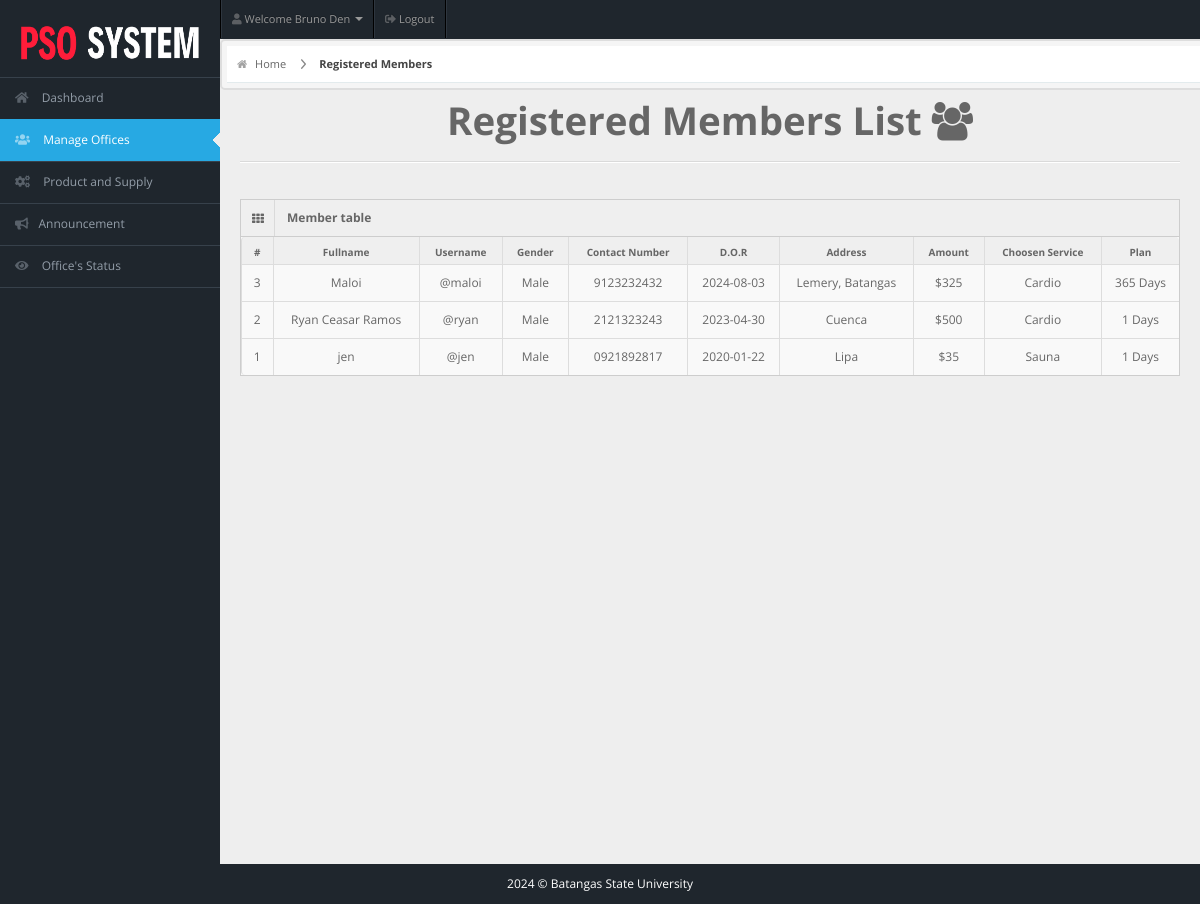
Page /staff/staff-pages/members.php (signed in) on the committed database.
### tables this page shows
CREATE TABLE IF NOT EXISTS `staffs` (
  `user_id` int NOT NULL AUTO_INCREMENT,
  `username` varchar(50) NOT NULL,
  `password` varchar(50) NOT NULL,
  `email` varchar(50) NOT NULL,
  `fullname` varchar(50) NOT NULL,
  `address` varchar(20) NOT NULL,
  `profile_picture` varchar(255) DEFAULT NULL,
  `designation` varchar(20) NOT NULL,
  `gender` varchar(10) NOT NULL,
  `contact` bigint NOT NULL,
  `dor` date NOT NULL,
  PRIMARY KEY (`user_id`)
);

CREATE TABLE IF NOT EXISTS `members` (
  `user_id` int NOT NULL AUTO_INCREMENT,
  `fullname` varchar(20) NOT NULL,
  `username` varchar(20) NOT NULL,
  `email` varchar(255) NOT NULL,
  `password` varchar(100) NOT NULL,
  `gender` varchar(20) NOT NULL,
  `dor` date NOT NULL,
  `profile_picture` varchar(255) DEFAULT NULL,
  `services` varchar(50) NOT NULL,
  `amount` int NOT NULL,
  `paid_date` date NOT NULL,
  `p_year` int NOT NULL,
  `plan` varchar(100) NOT NULL,
  `address` varchar(20) NOT NULL,
  `contact` varchar(10) NOT NULL,
  `status` varchar(20) NOT NULL DEFAULT 'Active',
  `attendance_count` int NOT NULL,
  `ini_weight` int NOT NULL DEFAULT '0',
  `curr_weight` int NOT NULL DEFAULT '0',
  `ini_bodytype` varchar(50) NOT NULL,
  `curr_bodytype` varchar(50) NOT NULL,
  `progress_date` date NOT NULL,
  `reminder` int NOT NULL DEFAULT '0',
  PRIMARY KEY (`user_id`)
);

### staff/staff-pages/members.php (the view, shortened to what this page needs)
<!DOCTYPE html>
<html lang="en">
<head>
  <link rel="stylesheet" href="../css/bootstrap.min.css" />
  <link rel="stylesheet" href="../css/bootstrap-responsive.min.css" />
  <link rel="stylesheet" href="../css/fullcalendar.css" />
  <link rel="stylesheet" href="../css/matrix-style.css" />
  <link rel="stylesheet" href="../css/matrix-media.css" />
  <link href="../font-awesome/css/font-awesome.css" rel="stylesheet" />
  <link rel="stylesheet" href="../css/jquery.gritter.css" />
  <link href="https://cdnjs.cloudflare.com/ajax/libs/font-awesome/5.15.4/css/all.min.css" rel="stylesheet">
</head>
<body>
  <?php include '../includes/header.php' ?>
  <?php $page = "member";
  include '../includes/sidebar.php' ?>
  <div id="content">
    <div id="content-header">
      <div id="breadcrumb"> <a href="#" title="Go to Home" class="tip-bottom"><i class="icon-home"></i> Home</a>
        <a href="#" class="current">Registered Members</a>
      </div>
    </div>
    <div class="container-fluid">
      <h1 class="text-center">Registered Members List <i class="icon icon-group"></i></h1>
      <hr>
      <div class="row-fluid">
        <div class="span12">
          <div class='widget-box'>
            <div class='widget-title'> <span class='icon'> <i class='icon-th'></i> </span>
              <h5>Member table</h5>
            </div>
            <div class='widget-content nopadding'>
              <?php
              $qry = "SELECT * FROM members ORDER BY dor DESC";
              $result = mysqli_query($conn, $qry);
              if ($result) {
                $total_members = mysqli_num_rows($result);
                $cnt = $total_members;
                echo "<table class='table table-bordered table-striped'>
                <thead>
                  <tr>
                    <th>#</th>
                    <th>Fullname</th>
                    <th>Username</th>
                    <th>Gender</th>
                    <th>Contact Number</th>
                    <th>D.O.R</th>
                    <th>Address</th>
                    <th>Amount</th>
                    <th>Choosen Service</th>
                    <th>Plan</th>
                  </tr>
                </thead>
                <tbody>";
                while ($row = mysqli_fetch_assoc($result)) {
                  echo "<tr>
                  <td><div class='text-center'>" . $cnt . "</div></td>
                  <td><div class='text-center'>" . $row['fullname'] . "</div></td>
                  <td><div class='text-center'>@" . $row['username'] . "</div></td>
                  <td><div class='text-center'>" . $row['gender'] . "</div></td>
                  <td><div class='text-center'>" . $row['contact'] . "</div></td>
                  <td><div class='text-center'>" . $row['dor'] . "</div></td>
                  <td><div class='text-center'>" . $row['address'] . "</div></td>
                  <td><div class='text-center'>$" . $row['amount'] . "</div></td>
                  <td><div class='text-center'>" . $row['services'] . "</div></td>
                  <td><div class='text-center'>" . $row['plan'] . " Days</div></td>
                  </tr>";
                  $cnt--;
                }
                echo "</tbody></table>";
              } else {
                echo "Error: " . mysqli_error($conn);
              }
              ?>
            </div>
          </div>
        </div>
      </div>
    </div>
  </div>
  <?php
  include '../includes/footer.php';
  ?>
</body>
</html>

### staff/includes/header.php (shortened to what this page needs)
<?php
$user_name = '';
if (isset($_SESSION['fullname'])) {
  $user_name = $_SESSION['fullname'];
} else {
  include "../dbcon.php";
  if (isset($_SESSION['user_id'])) {
    $user_id = $_SESSION['user_id'];
    $qry = "SELECT fullname FROM staffs WHERE user_id = '$user_id'";
    $result = mysqli_query($con, $qry);
    if ($result && $row = mysqli_fetch_assoc($result)) {
      $user_name = $row['fullname'];
    }
  }
}
?>
<div id="header">
  <img class="logo-large" src="../img/header_logo.png" alt="Logo" style="width: 200px; height: 80px;">
</div>
<div id="user-nav" class="navbar navbar-inverse">
  <ul class="nav right">
    <li class="dropdown" id="profile-messages">
      <a title="" href="#" data-toggle="dropdown" data-target="#profile-messages" class="dropdown-toggle">
        <i class="fas fa-user"></i> <span class="text"> Welcome <?php echo htmlspecialchars($user_name); ?> <b class="caret"></b>
      </a>
    </li>
    <li class="">
      <a title="" href="../logout.php">
        <i class="fas fa-sign-out-alt"></i> <span class="text">Logout</span>
      </a>
    </li>
  </ul>
</div>

### staff/css/matrix-style.css (style rules this page uses)
* { outline: none !important; -moz-outline: none !important; }
html, body { height: 100%; }
body { overflow-x: hidden; margin-top: -10px; font-family: "Open Sans", sans-serif; font-size: 12px; color: #666; }
a { color: #666; }
select, textarea, input[type="text"], input[type="password"], input[type="datetime"], input[type="datetime-local"], input[type="date"], input[type="month"], input[type="time"], input[type="week"], input[type="number"], input[type="email"], input[type="url"], input[type="search"], input[type="tel"], input[type="color"], .uneditable-input, .label, .dropdown-menu, .btn, .well, .progress, .table-bordered, .btn-group > .btn:first-child, .btn-group > .btn:last-child, .btn-group > .btn:last-child, .btn-group > .dropdown-toggle, .alert { border-radius: 0px; }
hr { border-top-color: #dadada; }
#header { height: 77px; position: relative; width: 100%; z-index: -9; }
#user-nav { position: absolute; left: 220px; top: 0px; z-index: 20; margin: 0; }
#user-nav > ul { margin: 0; padding: 0; list-style: none; border-right: 1px solid #2e363f; border-left: 1px solid #000; }
#user-nav > ul > li { float: left; list-style-type: none; margin: 0; position: relative; padding: 0; border-left: 1px solid #2e363f; border-right: 1px solid #000; }
#user-nav > ul > li > a { padding: 9px 10px; display: block; font-size: 11px; }
#user-nav > ul > li > a > i, #sidebar li a i { opacity: 0.5; margin-top: 2px; }
#content { background: none repeat scroll 0 0 #eeeeee; margin-left: 220px; margin-right: 0; padding-bottom: 25px; position: relative; min-height: 100%; width: auto; }
#content-header { position: abslute; width: 100%; margin-top: -38px; z-index: 20; }
#breadcrumb { background-color: #fff; border-bottom: 1px solid #e3ebed; }
#breadcrumb a { padding: 8px 20px 8px 10px; display: inline-block; background-image: url("../img/breadcrumb.png"); background-position: center right; background-repeat: no-repeat; font-size: 11px; color: #666666; }
#breadcrumb a:last-child { background-image: none; }
#breadcrumb a.current { font-weight: bold; color: #444444; }
#breadcrumb a i { margin-right: 5px; opacity: 0.6; }
.widget-box { background: none repeat scroll 0 0 #f9f9f9; border-left: 1px solid #cdcdcd; border-top: 1px solid #cdcdcd; border-right: 1px solid #cdcdcd; clear: both; margin-top: 16px; margin-bottom: 16px; position: relative; }
.widget-title, .modal-header, .table th, div.dataTables_wrapper .ui-widget-header { background: #efefef; border-bottom: 1px solid #cdcdcd; height: 36px; }
.widget-title span.icon { padding: 9px 10px 7px 11px; float: left; border-right: 1px solid #dadada; }
.widget-title h5 { color: #666; float: left; font-size: 12px; font-weight: bold; padding: 12px; line-height: 12px; margin: 0; }
.widget-content { padding: 15px; border-bottom: 1px solid #cdcdcd; }
.table th { height: auto; font-size: 10px; padding: 5px 10px 2px; border-bottom: 0; text-align: center; color: #666666; }
.nopadding { padding: 0 !important; }
.nopadding .table { margin-bottom: 0; }
.nopadding .table-bordered { border: 0; }

### staff/css/matrix-media.css (style rules this page uses)
body { background:#2E363F; }
#header { background-color: #1f262d; margin-top:10px; }

### staff/includes/header.php (style rules this page uses)
#header img { position: absolute; left: 10px; margin-bottom: 20px; }
#content #content-header { border: 2px solid #ddd; padding: 5px; background-color: #f5f5f5; border-radius: 5px; }

### staff/includes/sidebar.php (style rules this page uses)
body { background-color: #1f262d; }
#header img { position: absolute; left: 10px; margin-bottom: 20px; }

### rows in the picture
staffs: fullname "Bruno Den"
members: fullname "Maloi", username "maloi", gender "Male", contact "9123232432", dor "2024-08-03", address "Lemery, Batangas", amount "325", services "Cardio", plan "365"
members: fullname "Ryan Ceasar Ramos", username "ryan", gender "Male", contact "2121323243", dor "2023-04-30", address "Cuenca", amount "500", services "Cardio", plan "1"
members: fullname "jen", username "jen", gender "Male", contact "0921892817", dor "2020-01-22", address "Lipa", amount "35", services "Sauna", plan "1"
